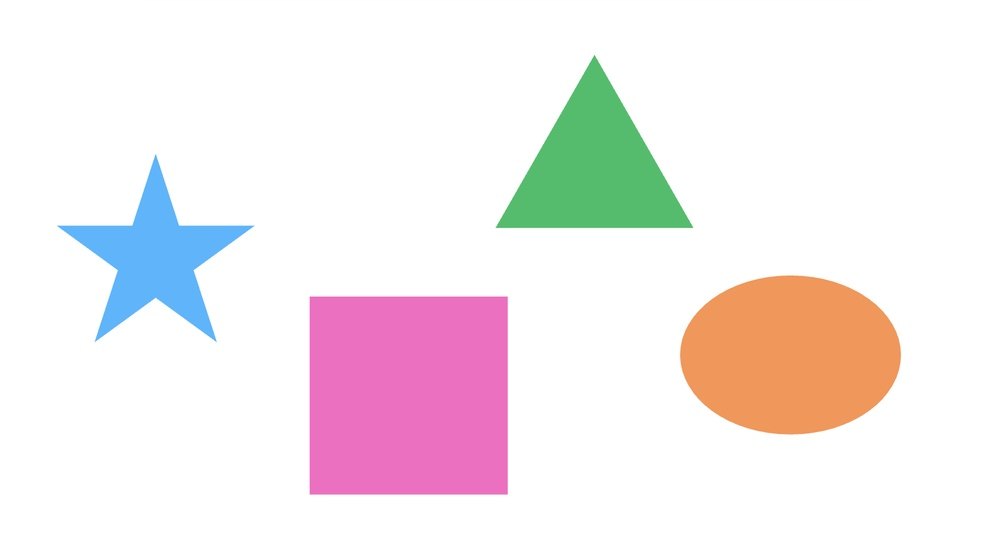
#> input picture images/figuri1.jpg, 1000 x 551 px, shrunk from 1614 x 890 before the run
$ python HW_lesson_5.py
#> lines starting #> are read from the running program, lines starting #| are printed output that depends on the picture; after the words box and inside, x2 and y2 are one past the last pixel; in counts of white or black regions, pixels touching at a corner belong together
import cv2
import numpy as np

img = cv2.imread('images/figuri1.jpg')
#> img is the input picture: shape (551, 1000, 3); mean B, G, R 237.6, 235.8, 243.9
img_copy = img.copy()
img = cv2.GaussianBlur(img_copy, (5, 5), 2)
img = cv2.cvtColor(img, cv2.COLOR_BGR2HSV)
#> img: shape (551, 1000, 3); mean H, S, V 19.2, 25.2, 250.5
lower = np.array([0,9,0])
upper = np.array([179,255,255])
mask = cv2.inRange(img, lower, upper)
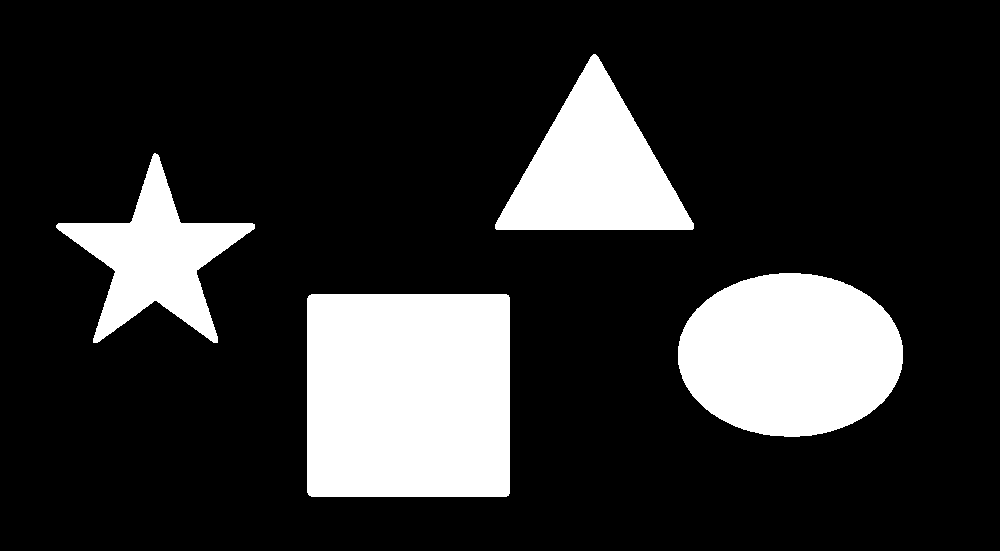
#> mask: shape (551, 1000); 18.6% white; 4 white regions
img = cv2.bitwise_and(img, img, mask=mask)
#> img: shape (551, 1000, 3); mean H, S, V 17.5, 25.1, 43

contours, _ = cv2.findContours(mask, cv2.RETR_EXTERNAL, cv2.CHAIN_APPROX_SIMPLE)
#> contours = 4 contours; box (x1, y1, x2, y2) and area: (307, 294, 510, 497) 40783, (678, 273, 903, 437) 28750, (495, 54, 694, 230) 18152, (56, 153, 255, 343) 13664

for cnt in contours:
    area = cv2.contourArea(cnt)
    if area > 200:
        x, y, w, h = cv2.boundingRect(cnt)

        perimetr = cv2.arcLength(cnt, True)
        M = cv2.moments(cnt)

        if M["m00"] != 0:
            cx = int(M["m10"] / M["m00"])
            cy = int(M["m01"] / M["m00"])

        aspect_ratio = round(w / h, 2)
        compactness = round((4 * np.pi * area) / (perimetr ** 2), 2)
        approx = cv2.approxPolyDP(cnt, 0.02 * perimetr, True)
        if len(approx) == 4:
            shape = "squad"
        elif len(approx) == 3:
            shape = "triangle"
        elif len(approx) == 10:
            shape = "zirka"
        else:
            shape = "oval"


        cv2.putText(img_copy,f'S:{int(area)}, P{int(perimetr)}', (x, y-5), cv2.FONT_HERSHEY_SIMPLEX, 0.5, (0, 0, 0), 2 )
        cv2.rectangle(img_copy, (x, y), (x + w, y + h), (0, 255, 0), 2)
        cv2.circle(img_copy, (cx, cy), 5, (0, 0, 255), -1)
        cv2.putText(img_copy, f'AR:{aspect_ratio}, C:{compactness}', (x, y-30), cv2.FONT_HERSHEY_SIMPLEX, 0.5, (0, 0, 0), 2 )
        cv2.putText(img_copy, f'shape: {shape}', (x, y+20), cv2.FONT_HERSHEY_SIMPLEX, 0.5, (0, 0, 0), 2 )
#> this loop made 4 passes
#> (area, x, y, w, h, perimetr, cx, cy) on passes 1, 4: (40783, 307, 294, 203, 203, 802.1, 408, 395), (18152, 495, 54, 199, 176, 630, 594, 169)
#> (area, x, y, w, h, perimetr, cx, cy) on passes 2 to 3: (28749.5, 678, 273, 225, 164, 646.9, 790, 354), (13664, 56, 153, 199, 190, 788.2, 155, 257)
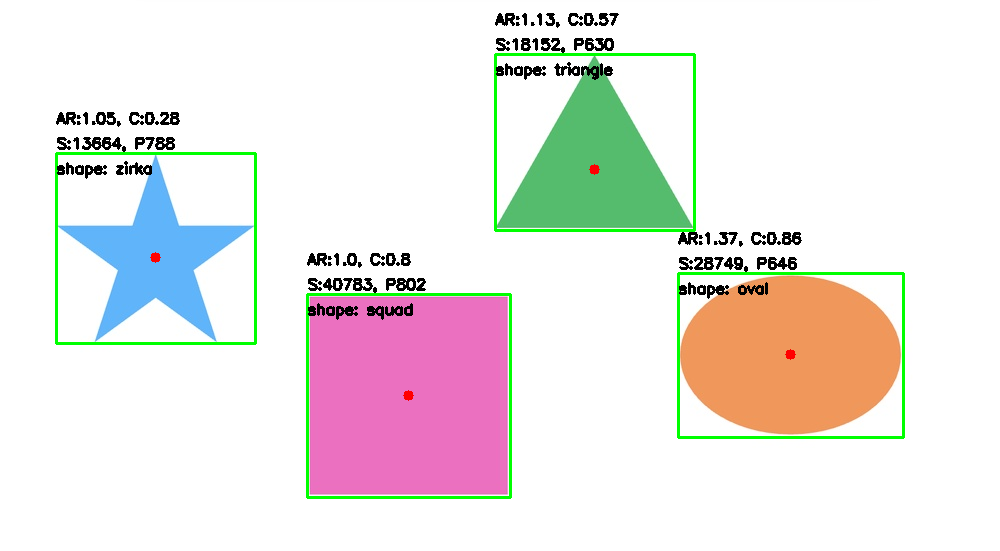
#> img_copy: shape (551, 1000, 3); 3.4% of pixels changed, all inside (x1, y1, x2, y2) = (55, 13, 905, 499)

cv2.imshow('mask', img_copy)
cv2.imshow('img', img)

cv2.waitKey(0)
cv2.destroyAllWindows()

$ run again, with images/divka.jpg copied over images/figuri1.jpg
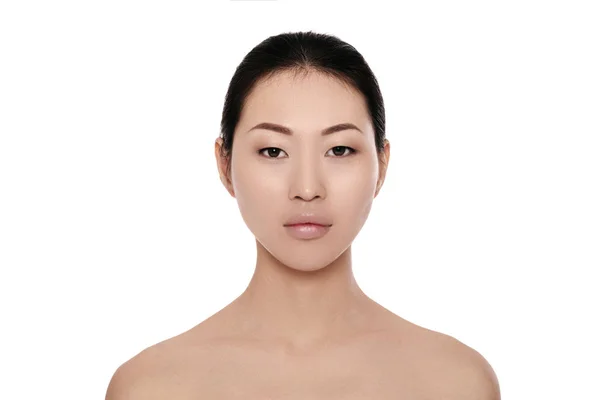
#> input picture images/divka.jpg, 600 x 400 px
#> img is the input picture: shape (400, 600, 3); mean B, G, R 221.6, 226.6, 236.7
#> `mask = cv2.inRange(img, lower, upper)`:
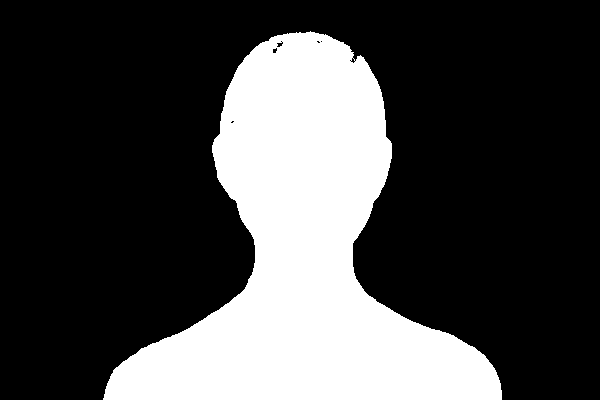
#> mask: shape (400, 600); 27.9% white; 1 white region
#> contours = 1 contour; box (x1, y1, x2, y2) and area: (103, 31, 502, 400) 66356
#> the loop `for cnt in contours:` made 1 pass
#> (area, x, y, w, h, perimetr, cx, cy) on pass 1: (66356, 103, 31, 399, 369, 1490, 304, 252)
#> after the loop `for cnt in contours:`:
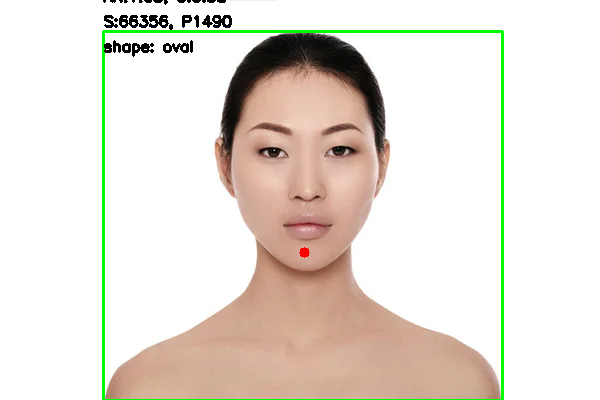
#> img_copy: shape (400, 600, 3); 2.34% of pixels changed, all inside (x1, y1, x2, y2) = (102, 0, 504, 400)

$ run again, with images/hlopci4.jpg copied over images/figuri1.jpg
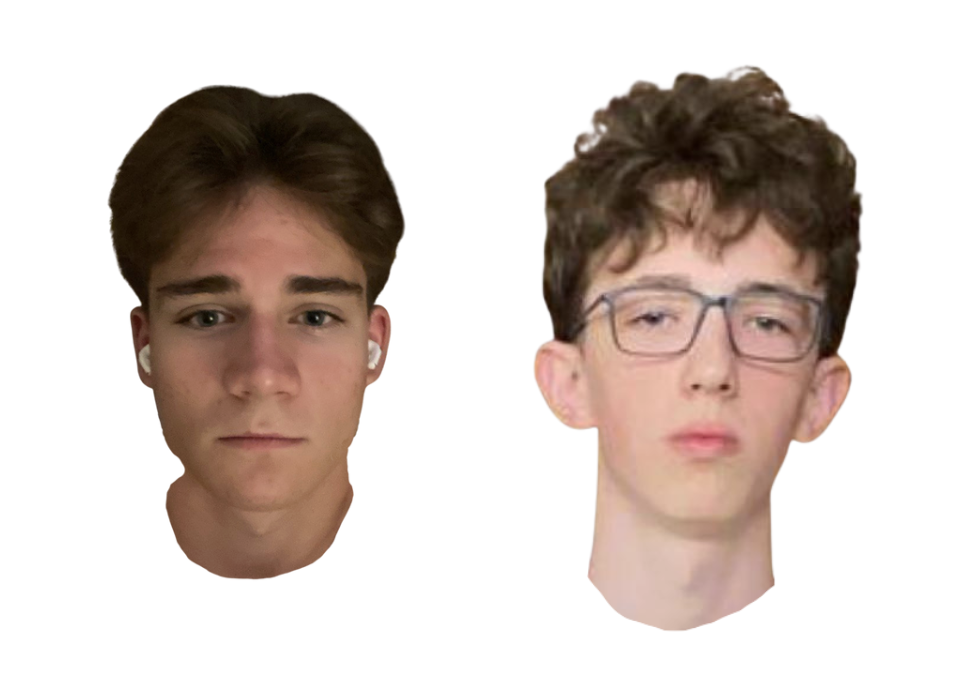
#> input picture images/hlopci4.jpg, 962 x 692 px
#> img is the input picture: shape (692, 962, 3); mean B, G, R 193.5, 199.4, 211
#> `mask = cv2.inRange(img, lower, upper)`:
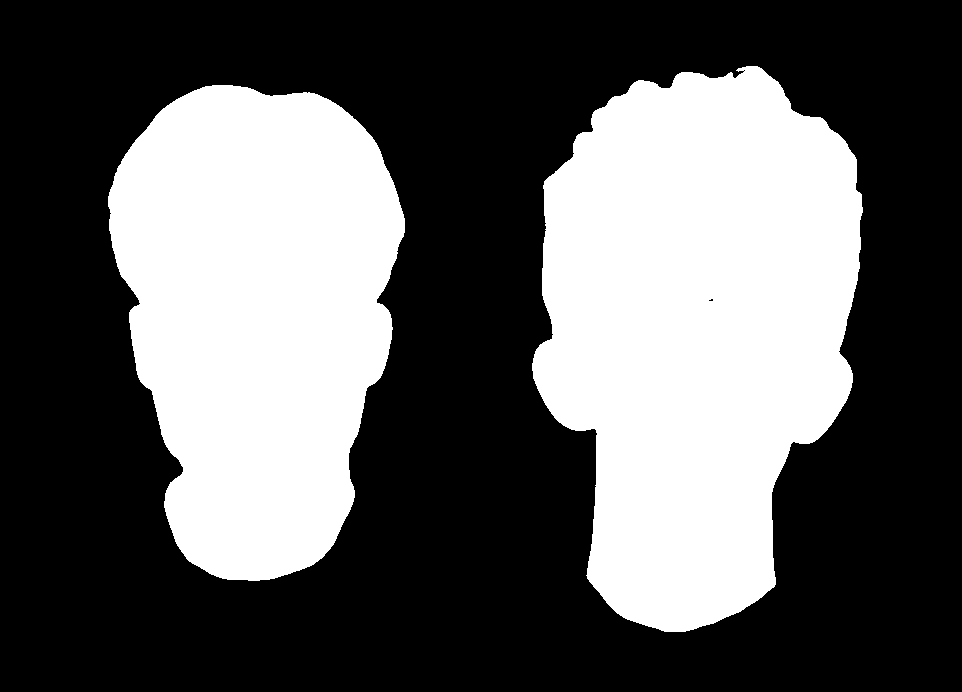
#> mask: shape (692, 962); 36.8% white; 2 white regions
#> contours = 2 contours; box (x1, y1, x2, y2) and area: (532, 66, 863, 632) 135250, (108, 85, 405, 581) 108440
#> the loop `for cnt in contours:` made 2 passes
#> (area, x, y, w, h, perimetr, cx, cy) on passes 1 to 2: (108440.5, 108, 85, 297, 496, 1427.3, 256, 313), (135249.5, 532, 66, 331, 566, 1677.1, 696, 328)
#> after the loop `for cnt in contours:`:
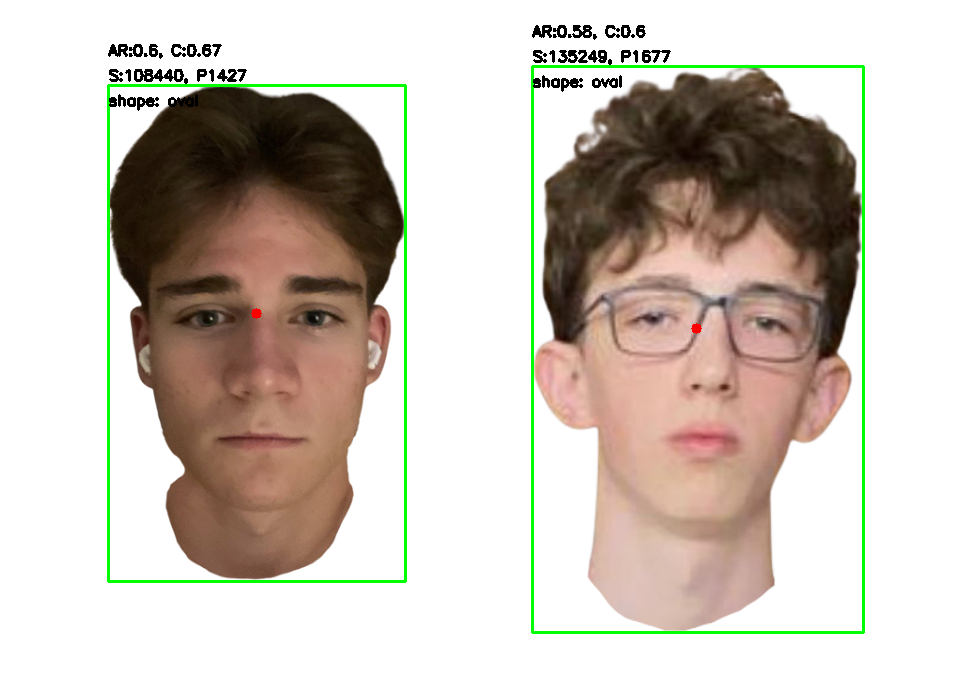
#> img_copy: shape (692, 962, 3); 2.22% of pixels changed, all inside (x1, y1, x2, y2) = (107, 25, 865, 634)
